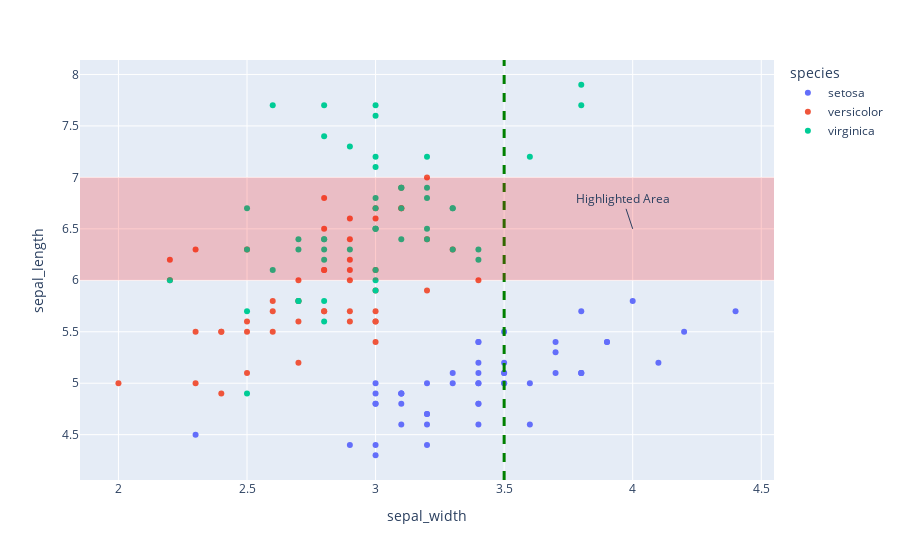

Notebook code cell kept with this figure:
### Markdown cell above
## Adding Annotations, Shapes, and Images

### Code cell
df = px.data.iris()
fig = px.scatter(df, x="sepal_width", y="sepal_length", color="species")

# Add a vertical line
fig.add_vline(x=3.5, line_width=3, line_dash="dash", line_color="green")

# Add a rectangle
fig.add_hrect(y0=6, y1=7, line_width=0, fillcolor="red", opacity=0.2)

# Add an annotation
fig.add_annotation(x=4, y=6.5, text="Highlighted Area", showarrow=True)

fig.show()

### Figure 1 — Plotly figure (JSON) as saved in the notebook; plotly's stock layout.template omitted (floating-point values rounded to 4 significant figures)
{"data": [{"hovertemplate": "species=setosa<br>sepal_width=%{x}<br>sepal_length=%{y}<extra></extra>", "legendgroup": "setosa", "marker": {"color": "#636efa", "symbol": "circle"}, "mode": "markers", "name": "setosa", "orientation": "v", "showlegend": true, "type": "scatter", "x": [3.5, 3.0, 3.2, 3.1, 3.6, 3.9, 3.4, 3.4, 2.9, 3.1, 3.7, 3.4, 3.0, 3.0, 4.0, 4.4, 3.9, 3.5, 3.8, 3.8, 3.4, 3.7, 3.6, 3.3, 3.4, 3.0, 3.4, 3.5, 3.4, 3.2, 3.1, 3.4, 4.1, 4.2, 3.1, 3.2, 3.5, 3.1, 3.0, 3.4, 3.5, 2.3, 3.2, 3.5, 3.8, 3.0, 3.8, 3.2, 3.7, 3.3], "xaxis": "x", "y": [5.1, 4.9, 4.7, 4.6, 5.0, 5.4, 4.6, 5.0, 4.4, 4.9, 5.4, 4.8, 4.8, 4.3, 5.8, 5.7, 5.4, 5.1, 5.7, 5.1, 5.4, 5.1, 4.6, 5.1, 4.8, 5.0, 5.0, 5.2, 5.2, 4.7, 4.8, 5.4, 5.2, 5.5, 4.9, 5.0, 5.5, 4.9, 4.4, 5.1, 5.0, 4.5, 4.4, 5.0, 5.1, 4.8, 5.1, 4.6, 5.3, 5.0], "yaxis": "y"}, {"hovertemplate": "species=versicolor<br>sepal_width=%{x}<br>sepal_length=%{y}<extra></extra>", "legendgroup": "versicolor", "marker": {"color": "#EF553B", "symbol": "circle"}, "mode": "markers", "name": "versicolor", "orientation": "v", "showlegend": true, "type": "scatter", "x": [3.2, 3.2, 3.1, 2.3, 2.8, 2.8, 3.3, 2.4, 2.9, 2.7, 2.0, 3.0, 2.2, 2.9, 2.9, 3.1, 3.0, 2.7, 2.2, 2.5, 3.2, 2.8, 2.5, 2.8, 2.9, 3.0, 2.8, 3.0, 2.9, 2.6, 2.4, 2.4, 2.7, 2.7, 3.0, 3.4, 3.1, 2.3, 3.0, 2.5, 2.6, 3.0, 2.6, 2.3, 2.7, 3.0, 2.9, 2.9, 2.5, 2.8], "xaxis": "x", "y": [7.0, 6.4, 6.9, 5.5, 6.5, 5.7, 6.3, 4.9, 6.6, 5.2, 5.0, 5.9, 6.0, 6.1, 5.6, 6.7, 5.6, 5.8, 6.2, 5.6, 5.9, 6.1, 6.3, 6.1, 6.4, 6.6, 6.8, 6.7, 6.0, 5.7, 5.5, 5.5, 5.8, 6.0, 5.4, 6.0, 6.7, 6.3, 5.6, 5.5, 5.5, 6.1, 5.8, 5.0, 5.6, 5.7, 5.7, 6.2, 5.1, 5.7], "yaxis": "y"}, {"hovertemplate": "species=virginica<br>sepal_width=%{x}<br>sepal_length=%{y}<extra></extra>", "legendgroup": "virginica", "marker": {"color": "#00cc96", "symbol": "circle"}, "mode": "markers", "name": "virginica", "orientation": "v", "showlegend": true, "type": "scatter", "x": [3.3, 2.7, 3.0, 2.9, 3.0, 3.0, 2.5, 2.9, 2.5, 3.6, 3.2, 2.7, 3.0, 2.5, 2.8, 3.2, 3.0, 3.8, 2.6, 2.2, 3.2, 2.8, 2.8, 2.7, 3.3, 3.2, 2.8, 3.0, 2.8, 3.0, 2.8, 3.8, 2.8, 2.8, 2.6, 3.0, 3.4, 3.1, 3.0, 3.1, 3.1, 3.1, 2.7, 3.2, 3.3, 3.0, 2.5, 3.0, 3.4, 3.0], "xaxis": "x", "y": [6.3, 5.8, 7.1, 6.3, 6.5, 7.6, 4.9, 7.3, 6.7, 7.2, 6.5, 6.4, 6.8, 5.7, 5.8, 6.4, 6.5, 7.7, 7.7, 6.0, 6.9, 5.6, 7.7, 6.3, 6.7, 7.2, 6.2, 6.1, 6.4, 7.2, 7.4, 7.9, 6.4, 6.3, 6.1, 7.7, 6.3, 6.4, 6.0, 6.9, 6.7, 6.9, 5.8, 6.8, 6.7, 6.7, 6.3, 6.5, 6.2, 5.9], "yaxis": "y"}], "layout": {"annotations": [{"showarrow": true, "text": "Highlighted Area", "x": 4, "y": 6.5}], "legend": {"title": {"text": "species"}, "tracegroupgap": 0}, "margin": {"t": 60}, "shapes": [{"line": {"color": "green", "dash": "dash", "width": 3}, "type": "line", "x0": 3.5, "x1": 3.5, "xref": "x", "y0": 0, "y1": 1, "yref": "y domain"}, {"fillcolor": "red", "line": {"width": 0}, "opacity": 0.2, "type": "rect", "x0": 0, "x1": 1, "xref": "x domain", "y0": 6, "y1": 7, "yref": "y"}], "xaxis": {"anchor": "y", "domain": [0, 1], "title": {"text": "sepal_width"}}, "yaxis": {"anchor": "x", "domain": [0, 1], "title": {"text": "sepal_length"}}}}
